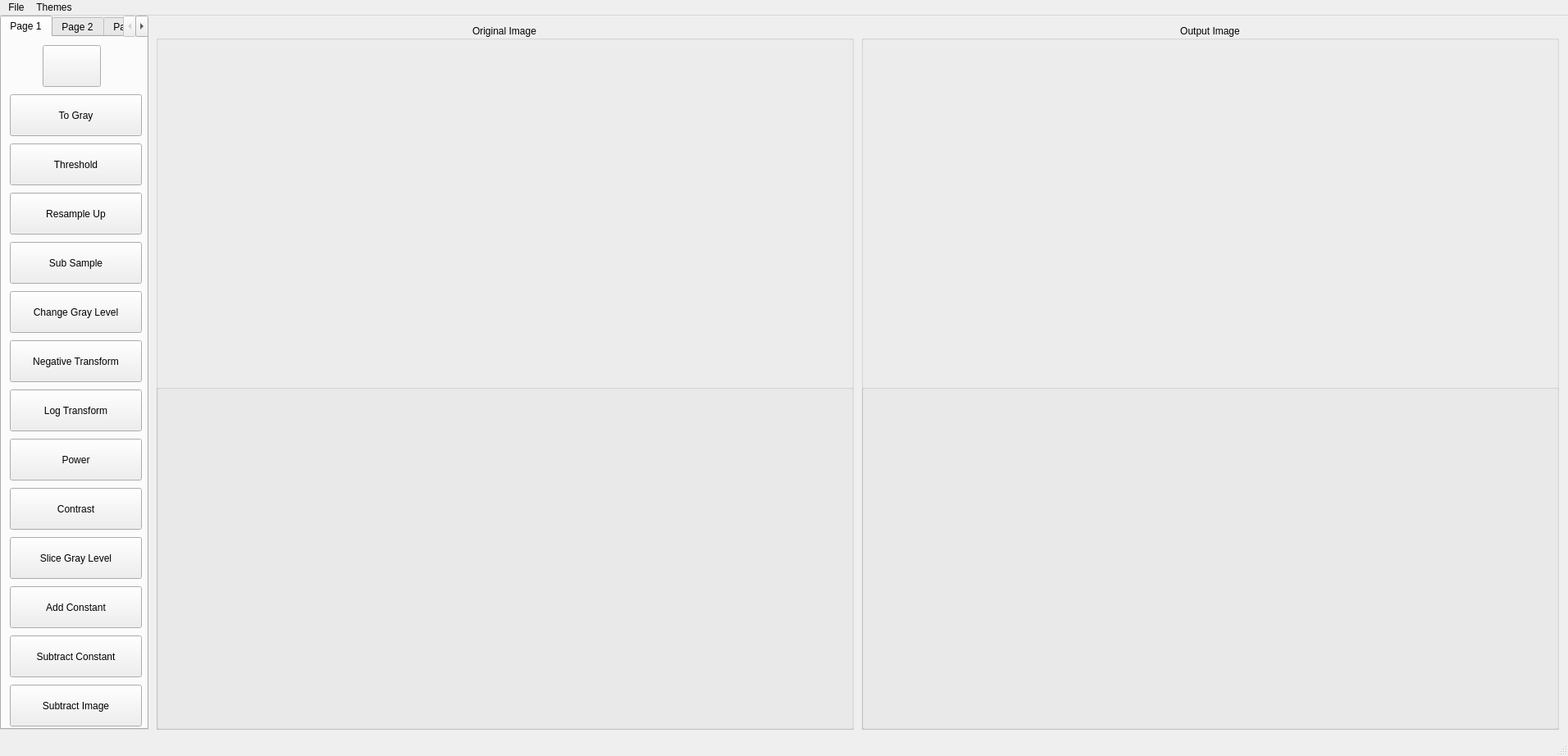
<?xml version="1.0" encoding="UTF-8"?>
<ui version="4.0">
 <class>MainWindow</class>
 <widget class="QMainWindow" name="MainWindow">
  <property name="geometry">
   <rect>
    <x>0</x>
    <y>0</y>
    <width>1912</width>
    <height>922</height>
   </rect>
  </property>
  <property name="windowTitle">
   <string>MainWindow</string>
  </property>
  <property name="styleSheet">
   <string notr="true"/>
  </property>
  <widget class="QWidget" name="centralwidget">
   <widget class="QGroupBox" name="groupBox_2">
    <property name="geometry">
     <rect>
      <x>190</x>
      <y>10</y>
      <width>851</width>
      <height>861</height>
     </rect>
    </property>
    <property name="title">
     <string>Original Image</string>
    </property>
    <property name="alignment">
     <set>Qt::AlignCenter</set>
    </property>
    <widget class="QLabel" name="original_Image">
     <property name="geometry">
      <rect>
       <x>190</x>
       <y>30</y>
       <width>471</width>
       <height>401</height>
      </rect>
     </property>
     <property name="text">
      <string/>
     </property>
     <property name="alignment">
      <set>Qt::AlignCenter</set>
     </property>
    </widget>
    <widget class="QGroupBox" name="groupBox">
     <property name="geometry">
      <rect>
       <x>0</x>
       <y>440</y>
       <width>871</width>
       <height>421</height>
      </rect>
     </property>
     <property name="title">
      <string/>
     </property>
    </widget>
   </widget>
   <widget class="QGroupBox" name="groupBox_3">
    <property name="geometry">
     <rect>
      <x>1050</x>
      <y>10</y>
      <width>851</width>
      <height>861</height>
     </rect>
    </property>
    <property name="title">
     <string>Output Image</string>
    </property>
    <property name="alignment">
     <set>Qt::AlignCenter</set>
    </property>
    <widget class="QLabel" name="output_Image">
     <property name="geometry">
      <rect>
       <x>190</x>
       <y>30</y>
       <width>471</width>
       <height>401</height>
      </rect>
     </property>
     <property name="text">
      <string/>
     </property>
     <property name="alignment">
      <set>Qt::AlignCenter</set>
     </property>
    </widget>
    <widget class="QGroupBox" name="groupBox_4">
     <property name="geometry">
      <rect>
       <x>0</x>
       <y>440</y>
       <width>861</width>
       <height>421</height>
      </rect>
     </property>
     <property name="title">
      <string/>
     </property>
    </widget>
   </widget>
   <widget class="QTabWidget" name="tabWidget">
    <property name="geometry">
     <rect>
      <x>0</x>
      <y>0</y>
      <width>181</width>
      <height>871</height>
     </rect>
    </property>
    <property name="currentIndex">
     <number>0</number>
    </property>
    <widget class="QWidget" name="tab">
     <attribute name="title">
      <string>Page 1</string>
     </attribute>
     <widget class="QPushButton" name="subtractConstant">
      <property name="geometry">
       <rect>
        <x>10</x>
        <y>730</y>
        <width>161</width>
        <height>51</height>
       </rect>
      </property>
      <property name="text">
       <string>Subtract Constant</string>
      </property>
     </widget>
     <widget class="QPushButton" name="addConstant">
      <property name="geometry">
       <rect>
        <x>10</x>
        <y>670</y>
        <width>161</width>
        <height>51</height>
       </rect>
      </property>
      <property name="text">
       <string>Add Constant</string>
      </property>
     </widget>
     <widget class="QPushButton" name="Contrast">
      <property name="geometry">
       <rect>
        <x>10</x>
        <y>550</y>
        <width>161</width>
        <height>51</height>
       </rect>
      </property>
      <property name="text">
       <string>Contrast</string>
      </property>
     </widget>
     <widget class="QPushButton" name="sliceGrayLevel">
      <property name="geometry">
       <rect>
        <x>10</x>
        <y>610</y>
        <width>161</width>
        <height>51</height>
       </rect>
      </property>
      <property name="text">
       <string>Slice Gray Level</string>
      </property>
     </widget>
     <widget class="QPushButton" name="changeGrayLevel">
      <property name="geometry">
       <rect>
        <x>10</x>
        <y>310</y>
        <width>161</width>
        <height>51</height>
       </rect>
      </property>
      <property name="text">
       <string>Change Gray Level</string>
      </property>
     </widget>
     <widget class="QPushButton" name="powerLaw">
      <property name="geometry">
       <rect>
        <x>10</x>
        <y>490</y>
        <width>161</width>
        <height>51</height>
       </rect>
      </property>
      <property name="text">
       <string>Power</string>
      </property>
     </widget>
     <widget class="QPushButton" name="subtractImage">
      <property name="geometry">
       <rect>
        <x>10</x>
        <y>790</y>
        <width>161</width>
        <height>51</height>
       </rect>
      </property>
      <property name="text">
       <string>Subtract Image</string>
      </property>
     </widget>
     <widget class="QPushButton" name="subSample">
      <property name="geometry">
       <rect>
        <x>10</x>
        <y>250</y>
        <width>161</width>
        <height>51</height>
       </rect>
      </property>
      <property name="text">
       <string>Sub Sample</string>
      </property>
     </widget>
     <widget class="QPushButton" name="Threshold">
      <property name="geometry">
       <rect>
        <x>10</x>
        <y>130</y>
        <width>161</width>
        <height>51</height>
       </rect>
      </property>
      <property name="text">
       <string>Threshold</string>
      </property>
     </widget>
     <widget class="QPushButton" name="logTransform">
      <property name="geometry">
       <rect>
        <x>10</x>
        <y>430</y>
        <width>161</width>
        <height>51</height>
       </rect>
      </property>
      <property name="text">
       <string>Log Transform</string>
      </property>
     </widget>
     <widget class="QPushButton" name="toGray">
      <property name="geometry">
       <rect>
        <x>10</x>
        <y>70</y>
        <width>161</width>
        <height>51</height>
       </rect>
      </property>
      <property name="text">
       <string>To Gray</string>
      </property>
     </widget>
     <widget class="QPushButton" name="negativeTransform">
      <property name="geometry">
       <rect>
        <x>10</x>
        <y>370</y>
        <width>161</width>
        <height>51</height>
       </rect>
      </property>
      <property name="text">
       <string>Negative Transform</string>
      </property>
     </widget>
     <widget class="QPushButton" name="resampleUp">
      <property name="geometry">
       <rect>
        <x>10</x>
        <y>190</y>
        <width>161</width>
        <height>51</height>
       </rect>
      </property>
      <property name="text">
       <string>Resample Up</string>
      </property>
     </widget>
     <widget class="QPushButton" name="revertButton">
      <property name="geometry">
       <rect>
        <x>50</x>
        <y>10</y>
        <width>71</width>
        <height>51</height>
       </rect>
      </property>
      <property name="text">
       <string/>
      </property>
      <property name="icon">
       <iconset>
        <normaloff>themes/revertIcon.png</normaloff>themes/revertIcon.png</iconset>
      </property>
      <property name="iconSize">
       <size>
        <width>70</width>
        <height>70</height>
       </size>
      </property>
     </widget>
    </widget>
    <widget class="QWidget" name="tab_2">
     <attribute name="title">
      <string>Page 2</string>
     </attribute>
     <widget class="QPushButton" name="logicalOperation">
      <property name="geometry">
       <rect>
        <x>10</x>
        <y>70</y>
        <width>161</width>
        <height>51</height>
       </rect>
      </property>
      <property name="text">
       <string>Logical Operation</string>
      </property>
     </widget>
     <widget class="QPushButton" name="bitPlaneSlice">
      <property name="geometry">
       <rect>
        <x>10</x>
        <y>130</y>
        <width>161</width>
        <height>51</height>
       </rect>
      </property>
      <property name="text">
       <string>Bit Plane Slice</string>
      </property>
     </widget>
     <widget class="QPushButton" name="specificBitPlaneSlice">
      <property name="geometry">
       <rect>
        <x>10</x>
        <y>190</y>
        <width>161</width>
        <height>51</height>
       </rect>
      </property>
      <property name="text">
       <string>Specific Bit Plane Slice</string>
      </property>
     </widget>
     <widget class="QPushButton" name="equalizeImage">
      <property name="geometry">
       <rect>
        <x>10</x>
        <y>250</y>
        <width>161</width>
        <height>51</height>
       </rect>
      </property>
      <property name="text">
       <string>Histogram Equalization</string>
      </property>
     </widget>
     <widget class="QPushButton" name="applyAverageFilter">
      <property name="geometry">
       <rect>
        <x>10</x>
        <y>310</y>
        <width>161</width>
        <height>51</height>
       </rect>
      </property>
      <property name="text">
       <string>Average Filter</string>
      </property>
     </widget>
     <widget class="QPushButton" name="applyMinFilter">
      <property name="geometry">
       <rect>
        <x>10</x>
        <y>370</y>
        <width>161</width>
        <height>51</height>
       </rect>
      </property>
      <property name="text">
       <string>Min Filter</string>
      </property>
     </widget>
     <widget class="QPushButton" name="applyMaxFilter">
      <property name="geometry">
       <rect>
        <x>10</x>
        <y>430</y>
        <width>161</width>
        <height>51</height>
       </rect>
      </property>
      <property name="text">
       <string>Max Filter</string>
      </property>
     </widget>
     <widget class="QPushButton" name="applyMedianFilter">
      <property name="geometry">
       <rect>
        <x>10</x>
        <y>490</y>
        <width>161</width>
        <height>51</height>
       </rect>
      </property>
      <property name="text">
       <string>Median Filter</string>
      </property>
     </widget>
     <widget class="QPushButton" name="applyweightedAverageFilter">
      <property name="geometry">
       <rect>
        <x>10</x>
        <y>550</y>
        <width>161</width>
        <height>51</height>
       </rect>
      </property>
      <property name="text">
       <string>Weighted Average Filter</string>
      </property>
     </widget>
     <widget class="QPushButton" name="applysharpening1stDerivativeFilter">
      <property name="geometry">
       <rect>
        <x>10</x>
        <y>610</y>
        <width>161</width>
        <height>51</height>
       </rect>
      </property>
      <property name="text">
       <string>1st Derivative Filter</string>
      </property>
     </widget>
     <widget class="QPushButton" name="applysharpening2ndDerivativeCompositeLaplacianFilter">
      <property name="geometry">
       <rect>
        <x>10</x>
        <y>670</y>
        <width>161</width>
        <height>51</height>
       </rect>
      </property>
      <property name="text">
       <string>Composite Laplacian Filter</string>
      </property>
     </widget>
     <widget class="QPushButton" name="applySobelOperatorsFilter">
      <property name="geometry">
       <rect>
        <x>10</x>
        <y>730</y>
        <width>161</width>
        <height>51</height>
       </rect>
      </property>
      <property name="text">
       <string>Sobel Filter</string>
      </property>
     </widget>
     <widget class="QPushButton" name="applyRobertsOperatorsFilter">
      <property name="geometry">
       <rect>
        <x>10</x>
        <y>790</y>
        <width>161</width>
        <height>51</height>
       </rect>
      </property>
      <property name="text">
       <string>Roberts Filter</string>
      </property>
     </widget>
     <widget class="QPushButton" name="revertButton2">
      <property name="geometry">
       <rect>
        <x>50</x>
        <y>10</y>
        <width>71</width>
        <height>51</height>
       </rect>
      </property>
      <property name="text">
       <string/>
      </property>
      <property name="icon">
       <iconset>
        <normaloff>themes/revertIcon.png</normaloff>themes/revertIcon.png</iconset>
      </property>
      <property name="iconSize">
       <size>
        <width>70</width>
        <height>70</height>
       </size>
      </property>
     </widget>
    </widget>
    <widget class="QWidget" name="tab_3">
     <attribute name="title">
      <string>Page 3</string>
     </attribute>
     <widget class="QPushButton" name="revertButton3">
      <property name="geometry">
       <rect>
        <x>50</x>
        <y>10</y>
        <width>71</width>
        <height>51</height>
       </rect>
      </property>
      <property name="text">
       <string/>
      </property>
      <property name="icon">
       <iconset>
        <normaloff>themes/revertIcon.png</normaloff>themes/revertIcon.png</iconset>
      </property>
      <property name="iconSize">
       <size>
        <width>70</width>
        <height>70</height>
       </size>
      </property>
     </widget>
     <widget class="QPushButton" name="applyIdealHighPassFilter">
      <property name="geometry">
       <rect>
        <x>10</x>
        <y>130</y>
        <width>161</width>
        <height>51</height>
       </rect>
      </property>
      <property name="text">
       <string>Ideal Highpass Filter</string>
      </property>
     </widget>
     <widget class="QPushButton" name="applyButterworthLowPassFilter">
      <property name="geometry">
       <rect>
        <x>10</x>
        <y>190</y>
        <width>161</width>
        <height>51</height>
       </rect>
      </property>
      <property name="text">
       <string>Butterworth Lowpass Filter</string>
      </property>
     </widget>
     <widget class="QPushButton" name="applyIdealLowPassFilter">
      <property name="geometry">
       <rect>
        <x>10</x>
        <y>70</y>
        <width>161</width>
        <height>51</height>
       </rect>
      </property>
      <property name="text">
       <string>Ideal Lowpass Filter</string>
      </property>
     </widget>
     <widget class="QPushButton" name="applyGaussianLowPassFilter">
      <property name="geometry">
       <rect>
        <x>10</x>
        <y>310</y>
        <width>161</width>
        <height>51</height>
       </rect>
      </property>
      <property name="text">
       <string>Gaussian Lowpass Filter</string>
      </property>
     </widget>
     <widget class="QPushButton" name="applyButterworthHighPassFilter">
      <property name="geometry">
       <rect>
        <x>10</x>
        <y>250</y>
        <width>161</width>
        <height>51</height>
       </rect>
      </property>
      <property name="text">
       <string>Butterworth Highpass Filter</string>
      </property>
     </widget>
     <widget class="QPushButton" name="applyGaussianHighPassFilter">
      <property name="geometry">
       <rect>
        <x>10</x>
        <y>370</y>
        <width>161</width>
        <height>51</height>
       </rect>
      </property>
      <property name="text">
       <string>Gaussian Highpass Filter</string>
      </property>
     </widget>
    </widget>
   </widget>
  </widget>
  <widget class="QMenuBar" name="menubar">
   <property name="geometry">
    <rect>
     <x>0</x>
     <y>0</y>
     <width>1912</width>
     <height>26</height>
    </rect>
   </property>
   <widget class="QMenu" name="menuFile">
    <property name="title">
     <string>File</string>
    </property>
    <addaction name="actionBrowse"/>
    <addaction name="actionSave_Image"/>
   </widget>
   <widget class="QMenu" name="menuThemes">
    <property name="title">
     <string>Themes</string>
    </property>
    <addaction name="actionOriginal"/>
    <addaction name="actionAMOLED"/>
    <addaction name="actionAqua"/>
    <addaction name="actionClassic"/>
    <addaction name="actionConsole"/>
    <addaction name="actionDarkBlue"/>
    <addaction name="actionDarkGray"/>
    <addaction name="actionDarkOrange"/>
    <addaction name="actionElegantDark"/>
    <addaction name="actionMacOS"/>
    <addaction name="actionManjaroMix"/>
    <addaction name="actionMaterialDark"/>
    <addaction name="actionNeonButtons"/>
    <addaction name="actionUbuntu"/>
   </widget>
   <addaction name="menuFile"/>
   <addaction name="menuThemes"/>
  </widget>
  <widget class="QStatusBar" name="statusbar"/>
  <action name="actionAMOLED">
   <property name="text">
    <string>AMOLED</string>
   </property>
  </action>
  <action name="actionAqua">
   <property name="text">
    <string>Aqua</string>
   </property>
  </action>
  <action name="actionClassic">
   <property name="text">
    <string>Classic</string>
   </property>
  </action>
  <action name="actionConsole">
   <property name="text">
    <string>Console</string>
   </property>
  </action>
  <action name="actionDarkBlue">
   <property name="text">
    <string>DarkBlue</string>
   </property>
  </action>
  <action name="actionDarkGray">
   <property name="text">
    <string>DarkGray</string>
   </property>
  </action>
  <action name="actionDarkOrange">
   <property name="text">
    <string>DarkOrange</string>
   </property>
  </action>
  <action name="actionElegantDark">
   <property name="text">
    <string>ElegantDark</string>
   </property>
  </action>
  <action name="actionMacOS">
   <property name="text">
    <string>MacOS</string>
   </property>
  </action>
  <action name="actionManjaroMix">
   <property name="text">
    <string>ManjaroMix</string>
   </property>
  </action>
  <action name="actionMaterialDark">
   <property name="text">
    <string>MaterialDark</string>
   </property>
  </action>
  <action name="actionNeonButtons">
   <property name="text">
    <string>NeonButtons</string>
   </property>
  </action>
  <action name="actionUbuntu">
   <property name="text">
    <string>Ubuntu</string>
   </property>
  </action>
  <action name="actionBrowse">
   <property name="text">
    <string>Browse</string>
   </property>
  </action>
  <action name="actionSave_Image">
   <property name="text">
    <string>save Image</string>
   </property>
  </action>
  <action name="actionOriginal">
   <property name="text">
    <string>Original</string>
   </property>
  </action>
 </widget>
 <resources/>
 <connections/>
</ui>
